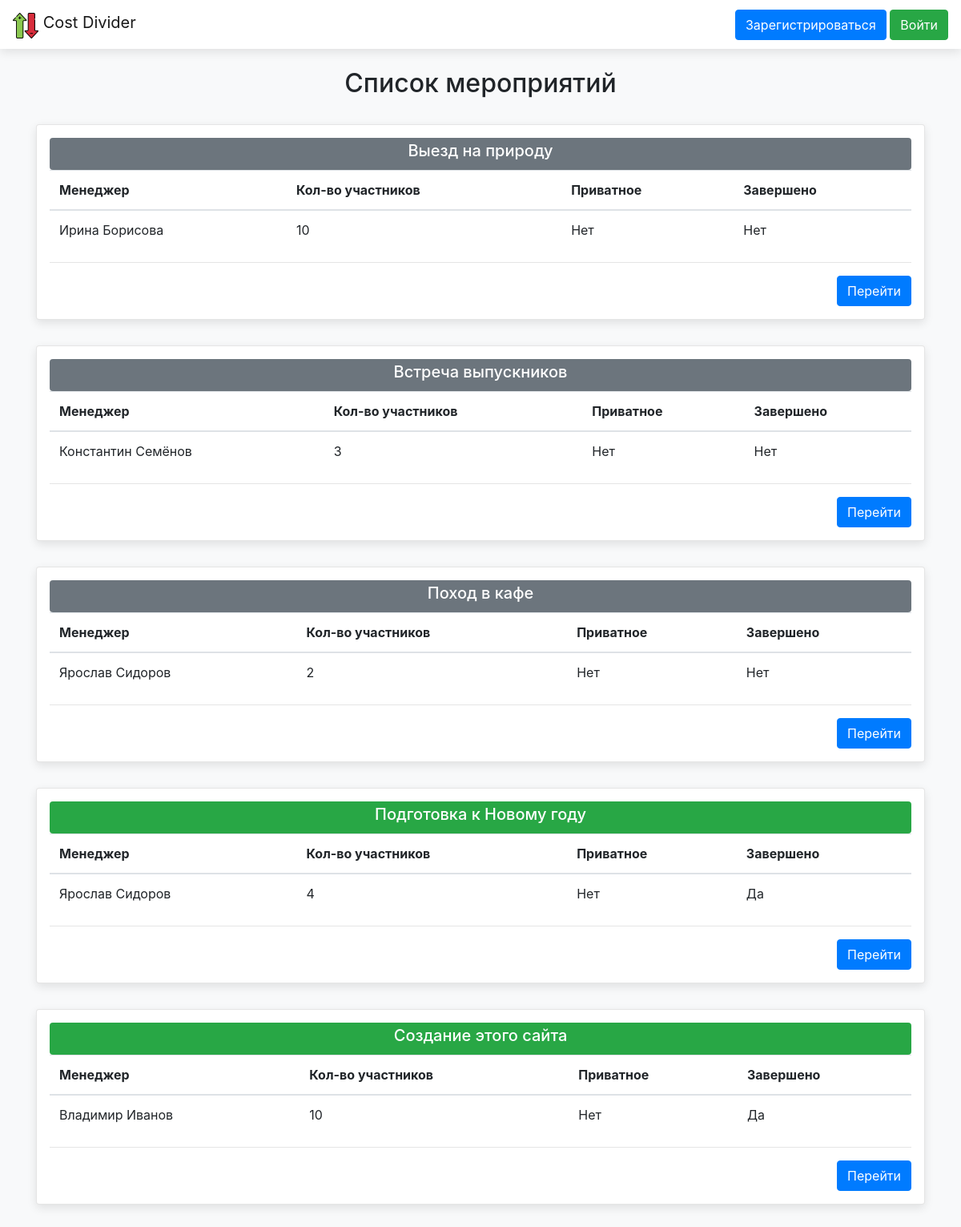
Before: / with the older database file.
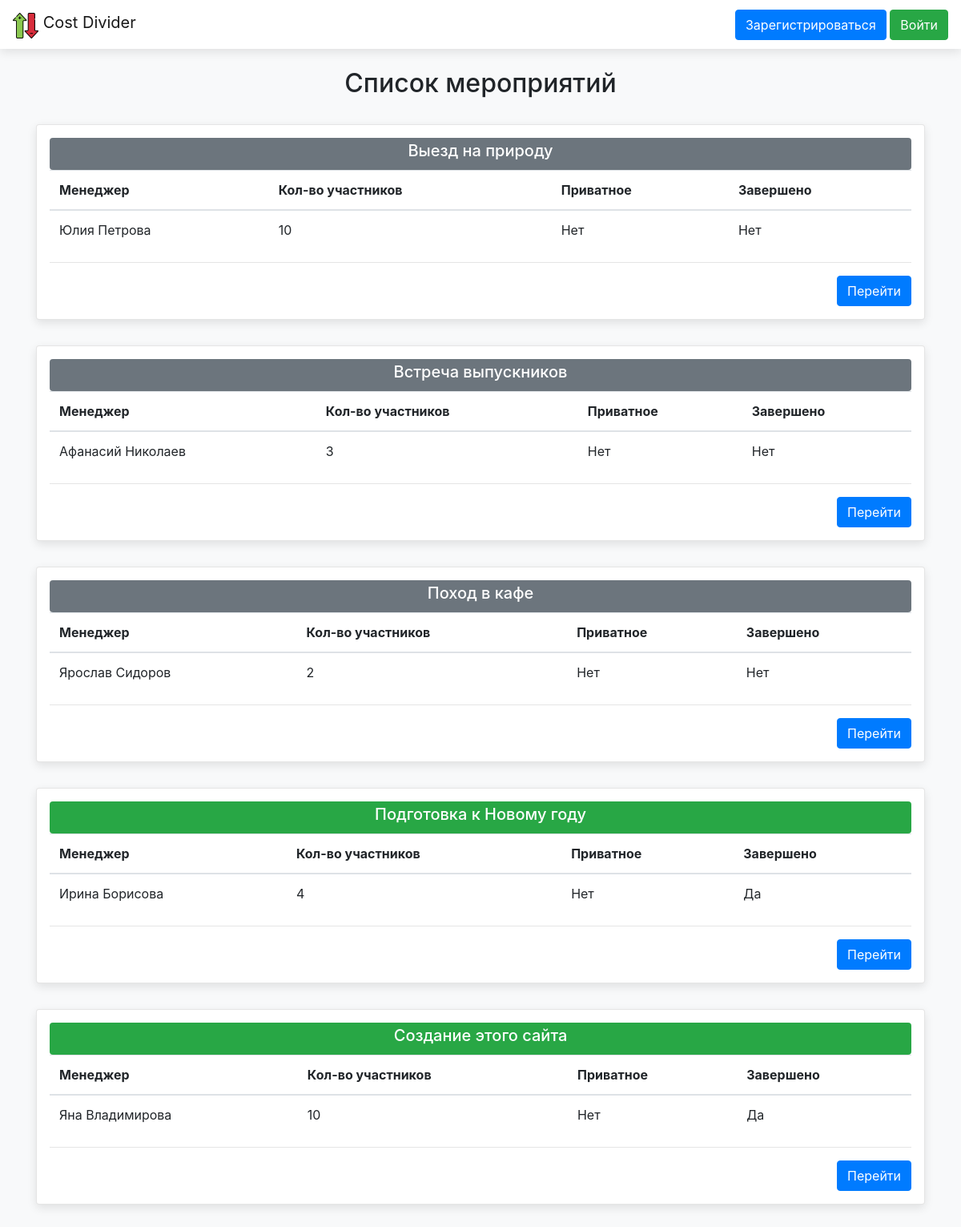
After: the same page with the newer database file.
### data/events.py (models this page shows, shortened)
class Event(SqlAlchemyBase, SerializerMixin):
    __tablename__ = "events"
    id = sqlalchemy.Column(sqlalchemy.Integer, primary_key=True, autoincrement=True)
    title = sqlalchemy.Column(sqlalchemy.String)
    manager_id = sqlalchemy.Column(sqlalchemy.Integer, sqlalchemy.ForeignKey("users.id"))
    is_private = sqlalchemy.Column(sqlalchemy.Boolean)
    is_done = sqlalchemy.Column(sqlalchemy.Boolean)
    members = orm.relationship("User", secondary="members", back_populates="events")
    money_list = orm.relationship("Money", back_populates="event")
    sums_dict = {}
    sums_total_dict = {}
    pays_list = []

### main.py (the view)
@app.route("/")
def root():
    params = {
        'app_name': APP_NAME,
        'title': 'Список мероприятий'
    }
    event_list = []
    session = db_session.create_session()
    if current_user.is_authenticated:
        events = session.query(Event).join(Member) \
            .filter((Event.is_private == False) | (Member.user_id == current_user.id)).all()
    else:
        events = session.query(Event).filter(Event.is_private == False).all()
    events.sort(key=lambda e: (e.is_done, -e.id))
    for event in events:
        manager = session.query(User).get(event.manager_id)
        event_list.append({'id': event.id,
                           'members_count': len(event.members),
                           'manager_id': event.manager_id,
                           'manager': f"{manager.get_full_name()}" if manager else '?',
                           'title': event.title,
                           'is_private': event.is_private,
                           'is_done': event.is_done,
                           'is_member': current_user.is_authenticated and current_user in event.members})
    params['event_list'] = event_list
    return render_template('event_list.html', **params)

### data/db_session.py (called while the page is built)
def create_session() -> Session:
    global __factory
    return __factory()

### data/users.py (called while the page is built)
    def get_full_name(self):
        return f"{self.name} {self.surname}"

### templates/event_list.html (shortened to what this page needs)
{% extends "base.html" %}
{% block content %}
<div>
    {% for event in event_list %}
    <div class="general-block rounded">
        <div class="p-1 text-center text-white rounded
                    {% if event.is_done %}
                      bg-success
                    {% else %}
                      bg-secondary
                    {% endif %}
                    {% if event['is_member'] %}font-italic{% endif %}">
            {% if event.is_private %}
            <h5>&#128274; {{ event['title'] }} &#128274;</h5>
            {% else %}
            <h5>{{ event['title'] }}</h5>
            {% endif %}
        </div>
        <table class="table">
            <thead>
            <tr>
                <th scope="col">Менеджер</th>
                <th scope="col">Кол-во участников</th>
                <th scope="col">Приватное</th>
                <th scope="col">Завершено</th>
            </tr>
            </thead>
            <tbody>
            <tr>
                <td>{{ event['manager'] }}</td>
                <td>{{ event['members_count'] }}</td>
                <td>{% if event.is_private %}Да{% else %}Нет{% endif %}</td>
                <td>{% if event.is_done %}Да{% else %}Нет{% endif %}</td>
            </tr>
            </tbody>
        </table>
        <hr>
        <div class="d-flex justify-content-between">
            <div>
                <a class="btn btn-primary" href="/events/{{ event['id'] }}">Перейти</a>
            </div>
        </div>
    </div>
    {% endfor %}
</div>
{% endblock %}

### templates/base.html (shortened to what this page needs)
<!DOCTYPE html>
<html lang="ru">
<head>
    <link rel="stylesheet"
          href="https://stackpath.bootstrapcdn.com/bootstrap/4.4.1/css/bootstrap.min.css"
>
    <link rel="stylesheet" href="{{ url_for('static', filename='css/style.css') }}">
</head>
<body class="bg-light">
<header>
    <nav class="navbar navbar-light bg-white">
        <a class="navbar-brand" href="/">
            <img class="d-inline-block align-text-top brand-logo"
                 src="{{ url_for('static', filename='img/logo.png') }}" alt="logo">
            {{ app_name }}
        </a>
        <div>
            {% if current_user.is_authenticated %}
                <a class="btn btn-danger" href="/users/logout">Выйти</a>
            {% else %}
                <a class="btn btn-primary" href="/users/register">Зарегистрироваться</a>
                <a class="btn btn-success" href="/users/login">Войти</a>
            {% endif %}
        </div>
    </nav>
</header>
<br>
<main role="main" class="container">
    {% if title %}
        <h2 class="title">{{ title }}</h2>
    {% endif %}
    {% block content %}{% endblock %}
</main>
</body>
</html>

### static/css/style.css (style rules this page uses)
header { box-shadow: 0 4px 12px rgba(0, 0, 0, 0.1); }
main .title { text-align: center; margin-bottom: 32px; }
.general-block { padding: 16px; background-color: white; border: 1px solid rgba(0, 0, 0, 0.1); box-shadow: 0 4px 12px rgba(0, 0, 0, 0.1); margin: 32px 0; }

Changed rows visible on the page:
changed Event "Выезд на природу": manager "Ирина Борисова" → "Юлия Петрова"
computed for Event "Встреча выпускников": manager "Константин Семёнов" → "Афанасий Николаев"
changed Event "Подготовка к Новому году": manager "Ярослав Сидоров" → "Ирина Борисова"
changed Event "Создание этого сайта": manager "Владимир Иванов" → "Яна Владимирова"
